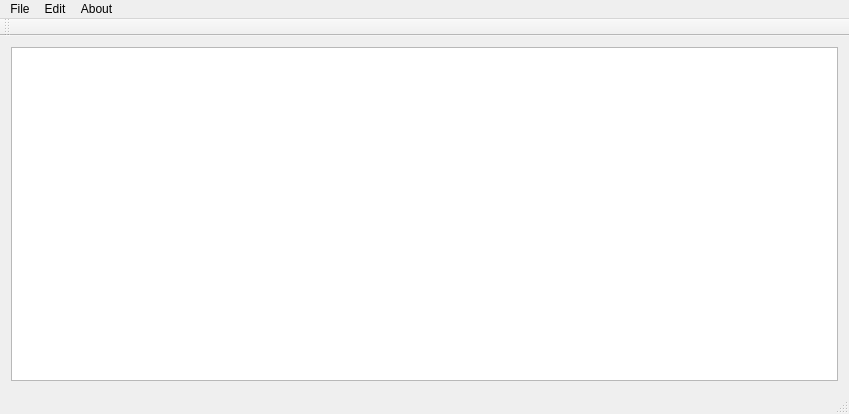
<?xml version="1.0" encoding="UTF-8"?>
<ui version="4.0">
 <class>MainWindow</class>
 <widget class="QMainWindow" name="MainWindow">
  <property name="geometry">
   <rect>
    <x>0</x>
    <y>0</y>
    <width>849</width>
    <height>414</height>
   </rect>
  </property>
  <property name="windowTitle">
   <string>MainWindow</string>
  </property>
  <widget class="QWidget" name="centralWidget">
   <layout class="QHBoxLayout" name="horizontalLayout">
    <item>
     <widget class="QGraphicsView" name="graphicsView"/>
    </item>
   </layout>
  </widget>
  <widget class="QMenuBar" name="menuBar">
   <property name="geometry">
    <rect>
     <x>0</x>
     <y>0</y>
     <width>849</width>
     <height>24</height>
    </rect>
   </property>
   <widget class="QMenu" name="menuFile">
    <property name="title">
     <string>File</string>
    </property>
    <addaction name="actionNew"/>
    <addaction name="separator"/>
    <addaction name="actionExit"/>
   </widget>
   <widget class="QMenu" name="menuEdit">
    <property name="title">
     <string>Edit</string>
    </property>
   </widget>
   <widget class="QMenu" name="menuAbout">
    <property name="title">
     <string>About</string>
    </property>
   </widget>
   <addaction name="menuFile"/>
   <addaction name="menuEdit"/>
   <addaction name="menuAbout"/>
  </widget>
  <widget class="QToolBar" name="mainToolBar">
   <attribute name="toolBarArea">
    <enum>TopToolBarArea</enum>
   </attribute>
   <attribute name="toolBarBreak">
    <bool>false</bool>
   </attribute>
  </widget>
  <widget class="QStatusBar" name="statusBar"/>
  <action name="actionNew">
   <property name="text">
    <string>New</string>
   </property>
  </action>
  <action name="actionExit">
   <property name="text">
    <string>Exit</string>
   </property>
  </action>
 </widget>
 <layoutdefault spacing="6" margin="11"/>
 <resources/>
 <connections/>
</ui>
